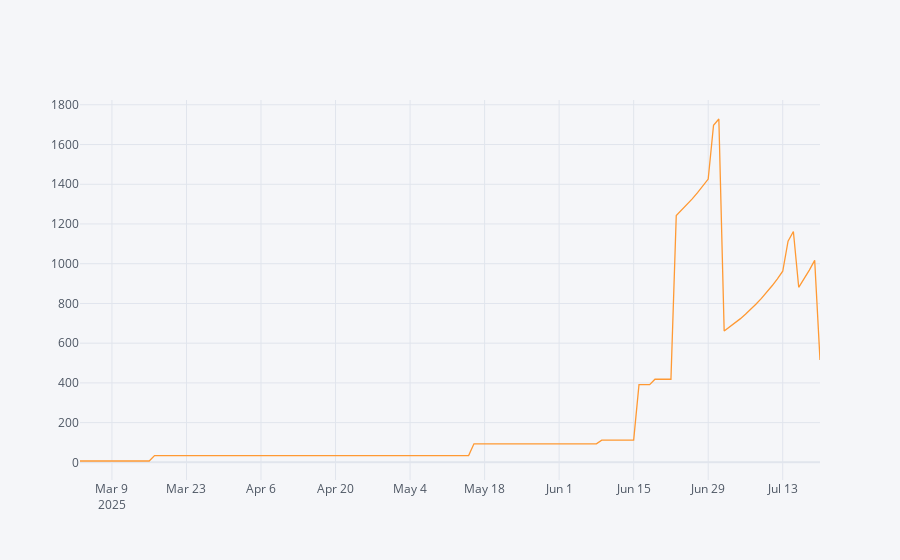

The notebook cell this image was saved under:
### Code cell
df_scaled_plan['const'] = 1.
predicts_2025 = np.expm1(model.predict(df_scaled_plan[model.params.index.to_list()]))
predicts_2025.iplot()

### Figure 1 — Plotly figure (JSON) as saved in the notebook; plotly's stock layout.template omitted (floating-point values rounded to 4 significant figures; data arrays with more than 128 entries replaced by an {"elided": "..."} marker saying what was removed)
{"data": [{"line": {"color": "rgba(255, 153, 51, 1.0)", "dash": "solid", "shape": "linear", "width": 1.3}, "mode": "lines", "name": "None", "text": "", "type": "scatter", "x": {"elided": "140 str values"}, "y": {"elided": "140 float values"}}], "layout": {"legend": {"bgcolor": "#F5F6F9", "font": {"color": "#4D5663"}}, "paper_bgcolor": "#F5F6F9", "plot_bgcolor": "#F5F6F9", "title": {"font": {"color": "#4D5663"}}, "xaxis": {"gridcolor": "#E1E5ED", "showgrid": true, "tickfont": {"color": "#4D5663"}, "title": {"font": {"color": "#4D5663"}, "text": ""}, "zerolinecolor": "#E1E5ED"}, "yaxis": {"gridcolor": "#E1E5ED", "showgrid": true, "tickfont": {"color": "#4D5663"}, "title": {"font": {"color": "#4D5663"}, "text": ""}, "zerolinecolor": "#E1E5ED"}}}
